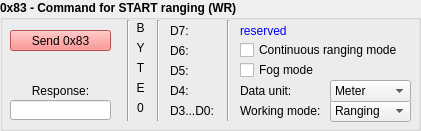
      <widget class="QGroupBox" name="x83_ctrl_group_box">
       <property name="geometry">
        <rect>
         <x>10</x>
         <y>240</y>
         <width>421</width>
         <height>131</height>
        </rect>
       </property>
       <property name="font">
        <font>
         <weight>75</weight>
         <bold>true</bold>
        </font>
       </property>
       <property name="title">
        <string>0x83 - Command for START ranging (WR)</string>
       </property>
       <widget class="QPushButton" name="x83_send_pb">
        <property name="geometry">
         <rect>
          <x>10</x>
          <y>30</y>
          <width>101</width>
          <height>21</height>
         </rect>
        </property>
        <property name="font">
         <font>
          <weight>50</weight>
          <bold>false</bold>
         </font>
        </property>
        <property name="styleSheet">
         <string notr="true">background-color: rgb(255, 114, 114);</string>
        </property>
        <property name="text">
         <string>Send 0x83</string>
        </property>
       </widget>
       <widget class="QLineEdit" name="x83_resp_line_ed">
        <property name="geometry">
         <rect>
          <x>10</x>
          <y>100</y>
          <width>101</width>
          <height>20</height>
         </rect>
        </property>
        <property name="font">
         <font>
          <weight>50</weight>
          <bold>false</bold>
         </font>
        </property>
        <property name="text">
         <string/>
        </property>
        <property name="alignment">
         <set>Qt::AlignCenter</set>
        </property>
       </widget>
       <widget class="QLabel" name="x83_send_lbl">
        <property name="geometry">
         <rect>
          <x>10</x>
          <y>80</y>
          <width>101</width>
          <height>21</height>
         </rect>
        </property>
        <property name="font">
         <font>
          <weight>50</weight>
          <bold>false</bold>
         </font>
        </property>
        <property name="text">
         <string>Response:</string>
        </property>
        <property name="alignment">
         <set>Qt::AlignCenter</set>
        </property>
       </widget>
       <widget class="QLabel" name="x83_d7_lbl">
        <property name="geometry">
         <rect>
          <x>170</x>
          <y>20</y>
          <width>31</width>
          <height>21</height>
         </rect>
        </property>
        <property name="font">
         <font>
          <weight>50</weight>
          <bold>false</bold>
         </font>
        </property>
        <property name="text">
         <string>D7:</string>
        </property>
       </widget>
       <widget class="QLabel" name="x83_d6_lbl">
        <property name="geometry">
         <rect>
          <x>170</x>
          <y>40</y>
          <width>31</width>
          <height>21</height>
         </rect>
        </property>
        <property name="font">
         <font>
          <weight>50</weight>
          <bold>false</bold>
         </font>
        </property>
        <property name="text">
         <string>D6:</string>
        </property>
       </widget>
       <widget class="QLabel" name="x83_d5_lbl">
        <property name="geometry">
         <rect>
          <x>170</x>
          <y>60</y>
          <width>51</width>
          <height>21</height>
         </rect>
        </property>
        <property name="font">
         <font>
          <weight>50</weight>
          <bold>false</bold>
         </font>
        </property>
        <property name="text">
         <string>D5:</string>
        </property>
       </widget>
       <widget class="QLabel" name="x83_d3_lbl">
        <property name="geometry">
         <rect>
          <x>170</x>
          <y>100</y>
          <width>51</width>
          <height>21</height>
         </rect>
        </property>
        <property name="font">
         <font>
          <weight>50</weight>
          <bold>false</bold>
         </font>
        </property>
        <property name="text">
         <string>D3...D0:</string>
        </property>
       </widget>
       <widget class="QLabel" name="x83_d4_lbl">
        <property name="geometry">
         <rect>
          <x>170</x>
          <y>80</y>
          <width>31</width>
          <height>21</height>
         </rect>
        </property>
        <property name="font">
         <font>
          <weight>50</weight>
          <bold>false</bold>
         </font>
        </property>
        <property name="text">
         <string>D4:</string>
        </property>
       </widget>
       <widget class="QLabel" name="x83_resp_d7_lbl">
        <property name="geometry">
         <rect>
          <x>240</x>
          <y>20</y>
          <width>171</width>
          <height>21</height>
         </rect>
        </property>
        <property name="font">
         <font>
          <weight>50</weight>
          <bold>false</bold>
         </font>
        </property>
        <property name="styleSheet">
         <string notr="true">color: rgb(0, 0, 255);</string>
        </property>
        <property name="text">
         <string>reserved</string>
        </property>
       </widget>
       <widget class="Line" name="line_6">
        <property name="geometry">
         <rect>
          <x>120</x>
          <y>20</y>
          <width>16</width>
          <height>101</height>
         </rect>
        </property>
        <property name="orientation">
         <enum>Qt::Vertical</enum>
        </property>
       </widget>
       <widget class="Line" name="line_7">
        <property name="geometry">
         <rect>
          <x>150</x>
          <y>20</y>
          <width>16</width>
          <height>101</height>
         </rect>
        </property>
        <property name="orientation">
         <enum>Qt::Vertical</enum>
        </property>
       </widget>
       <widget class="Line" name="line_8">
        <property name="geometry">
         <rect>
          <x>220</x>
          <y>20</y>
          <width>16</width>
          <height>101</height>
         </rect>
        </property>
        <property name="orientation">
         <enum>Qt::Vertical</enum>
        </property>
       </widget>
       <widget class="QLabel" name="x80_b0_lbl_5">
        <property name="geometry">
         <rect>
          <x>130</x>
          <y>20</y>
          <width>21</width>
          <height>16</height>
         </rect>
        </property>
        <property name="font">
         <font>
          <weight>50</weight>
          <bold>false</bold>
         </font>
        </property>
        <property name="text">
         <string>B</string>
        </property>
        <property name="alignment">
         <set>Qt::AlignCenter</set>
        </property>
        <property name="margin">
         <number>0</number>
        </property>
       </widget>
       <widget class="QLabel" name="x80_b0_lbl_6">
        <property name="geometry">
         <rect>
          <x>130</x>
          <y>40</y>
          <width>21</width>
          <height>16</height>
         </rect>
        </property>
        <property name="font">
         <font>
          <weight>50</weight>
          <bold>false</bold>
         </font>
        </property>
        <property name="text">
         <string>Y</string>
        </property>
        <property name="alignment">
         <set>Qt::AlignCenter</set>
        </property>
        <property name="margin">
         <number>0</number>
        </property>
       </widget>
       <widget class="QLabel" name="x80_b0_lbl_7">
        <property name="geometry">
         <rect>
          <x>130</x>
          <y>60</y>
          <width>21</width>
          <height>16</height>
         </rect>
        </property>
        <property name="font">
         <font>
          <weight>50</weight>
          <bold>false</bold>
         </font>
        </property>
        <property name="text">
         <string>T</string>
        </property>
        <property name="alignment">
         <set>Qt::AlignCenter</set>
        </property>
        <property name="margin">
         <number>0</number>
        </property>
       </widget>
       <widget class="QLabel" name="x80_b0_lbl_8">
        <property name="geometry">
         <rect>
          <x>130</x>
          <y>80</y>
          <width>21</width>
          <height>16</height>
         </rect>
        </property>
        <property name="font">
         <font>
          <weight>50</weight>
          <bold>false</bold>
         </font>
        </property>
        <property name="text">
         <string>E</string>
        </property>
        <property name="alignment">
         <set>Qt::AlignCenter</set>
        </property>
        <property name="margin">
         <number>0</number>
        </property>
       </widget>
       <widget class="QLabel" name="x80_b0_lbl_9">
        <property name="geometry">
         <rect>
          <x>130</x>
          <y>100</y>
          <width>21</width>
          <height>16</height>
         </rect>
        </property>
        <property name="font">
         <font>
          <weight>50</weight>
          <bold>false</bold>
         </font>
        </property>
        <property name="text">
         <string>0</string>
        </property>
        <property name="alignment">
         <set>Qt::AlignCenter</set>
        </property>
        <property name="margin">
         <number>0</number>
        </property>
       </widget>
       <widget class="QComboBox" name="x83_d3_cb">
        <property name="geometry">
         <rect>
          <x>330</x>
          <y>100</y>
          <width>81</width>
          <height>22</height>
         </rect>
        </property>
        <property name="font">
         <font>
          <weight>50</weight>
          <bold>false</bold>
         </font>
        </property>
        <item>
         <property name="text">
          <string>Ranging</string>
         </property>
        </item>
        <item>
         <property name="text">
          <string>Speed</string>
         </property>
        </item>
        <item>
         <property name="text">
          <string>Small Target</string>
         </property>
        </item>
       </widget>
       <widget class="QCheckBox" name="x83_d6_chbox">
        <property name="geometry">
         <rect>
          <x>240</x>
          <y>40</y>
          <width>171</width>
          <height>20</height>
         </rect>
        </property>
        <property name="font">
         <font>
          <weight>50</weight>
          <bold>false</bold>
         </font>
        </property>
        <property name="text">
         <string>Continuous ranging mode</string>
        </property>
       </widget>
       <widget class="QCheckBox" name="x83_d5_chbox">
        <property name="geometry">
         <rect>
          <x>240</x>
          <y>60</y>
          <width>171</width>
          <height>20</height>
         </rect>
        </property>
        <property name="font">
         <font>
          <weight>50</weight>
          <bold>false</bold>
         </font>
        </property>
        <property name="text">
         <string>Fog mode</string>
        </property>
       </widget>
       <widget class="QComboBox" name="x83_d4_cb">
        <property name="geometry">
         <rect>
          <x>330</x>
          <y>80</y>
          <width>81</width>
          <height>22</height>
         </rect>
        </property>
        <property name="font">
         <font>
          <weight>50</weight>
          <bold>false</bold>
         </font>
        </property>
        <item>
         <property name="text">
          <string>Meter</string>
         </property>
        </item>
        <item>
         <property name="text">
          <string>Yard</string>
         </property>
        </item>
       </widget>
       <widget class="QLabel" name="x83_resp_d4_lbl">
        <property name="geometry">
         <rect>
          <x>240</x>
          <y>80</y>
          <width>61</width>
          <height>21</height>
         </rect>
        </property>
        <property name="font">
         <font>
          <weight>50</weight>
          <bold>false</bold>
         </font>
        </property>
        <property name="styleSheet">
         <string notr="true"/>
        </property>
        <property name="text">
         <string>Data unit:</string>
        </property>
       </widget>
       <widget class="QLabel" name="x83_resp_d3_lbl">
        <property name="geometry">
         <rect>
          <x>240</x>
          <y>100</y>
          <width>81</width>
          <height>21</height>
         </rect>
        </property>
        <property name="font">
         <font>
          <weight>50</weight>
          <bold>false</bold>
         </font>
        </property>
        <property name="styleSheet">
         <string notr="true"/>
        </property>
        <property name="text">
         <string>Working mode:</string>
        </property>
       </widget>
      </widget>
